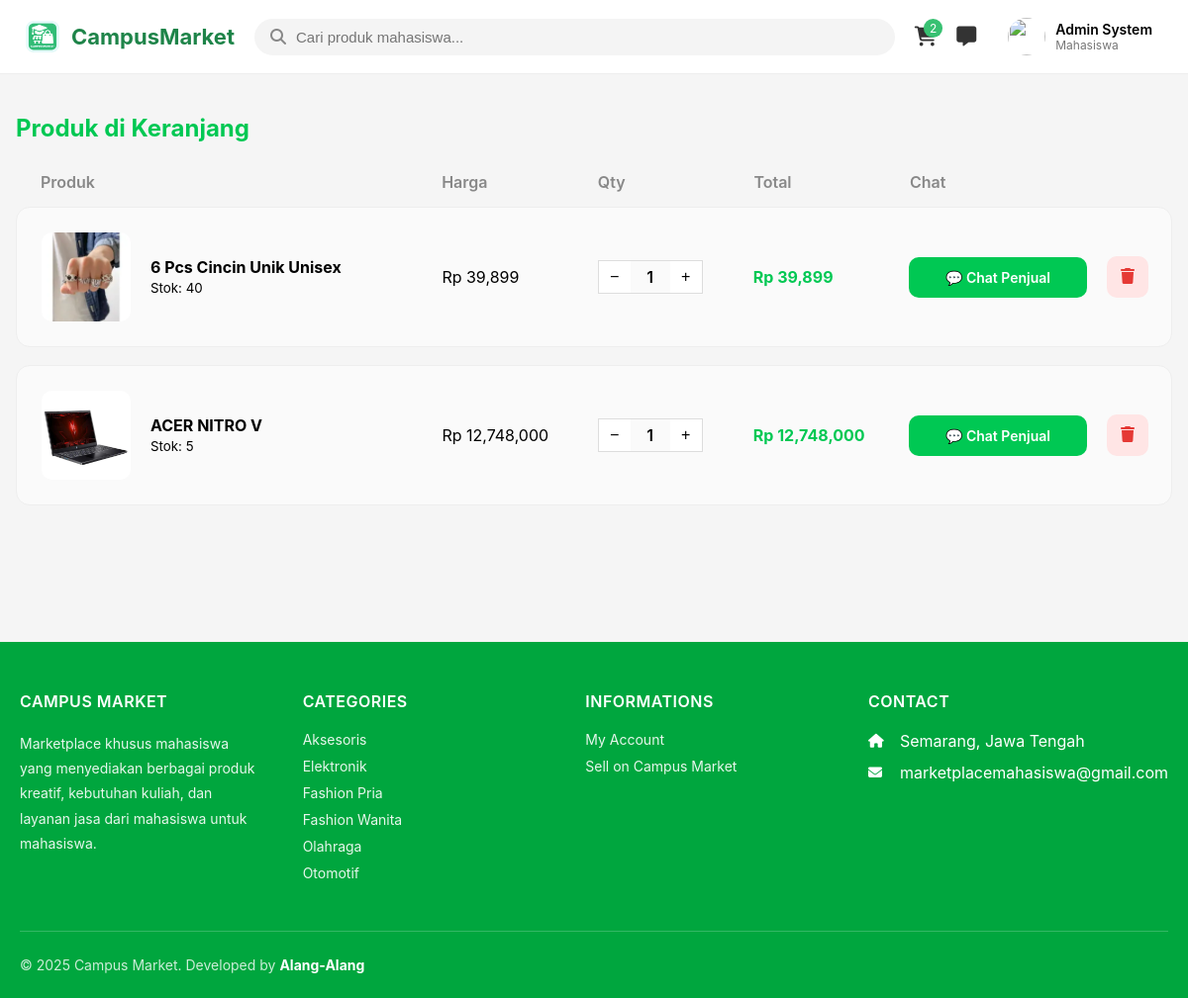
The app's page /public/cart/cart.php (signed in) with its own data.
### tables this page shows
CREATE TABLE `accounts` (
  `id` int(11) NOT NULL,
  `name` varchar(100) NOT NULL,
  `username` varchar(100) NOT NULL,
  `email` varchar(255) NOT NULL,
  `phone` varchar(20) NOT NULL,
  `role` enum('admin','seller','buyer') NOT NULL DEFAULT 'buyer',
  `password` varchar(255) NOT NULL,
  `city` varchar(100) DEFAULT NULL,
  `address` text DEFAULT NULL,
  `profile_picture` varchar(255) DEFAULT NULL,
  `created_at` timestamp NOT NULL DEFAULT current_timestamp(),
  `otp_code` varchar(6) NOT NULL,
  `otp_expired` datetime NOT NULL,
  `description` text DEFAULT NULL
);

CREATE TABLE `wishes` (
  `id` int(11) NOT NULL,
  `user_id` int(11) NOT NULL,
  `product_id` int(11) NOT NULL,
  `quantity` int(11) NOT NULL DEFAULT 1,
  `created_at` timestamp NOT NULL DEFAULT current_timestamp()
);

CREATE TABLE `products` (
  `id` int(11) NOT NULL,
  `seller_id` int(11) NOT NULL,
  `category_id` int(11) DEFAULT NULL,
  `name` varchar(255) NOT NULL,
  `slug` varchar(255) NOT NULL,
  `price` decimal(15,2) NOT NULL,
  `stock` int(11) NOT NULL DEFAULT 0,
  `description` text DEFAULT NULL,
  `weight` int(11) DEFAULT NULL,
  `status` enum('active','inactive') NOT NULL DEFAULT 'active',
  `created_at` timestamp NOT NULL DEFAULT current_timestamp(),
  `updated_at` timestamp NOT NULL DEFAULT current_timestamp() ON UPDATE current_timestamp()
);

CREATE TABLE `categories` (
  `id` int(11) NOT NULL,
  `name` varchar(255) NOT NULL,
  `slug` varchar(255) NOT NULL,
  `parent_id` int(11) DEFAULT NULL
);

### public/cart/cart.php (the view, shortened to what this page needs)
<?php
require_once __DIR__ . '/../../includes/config.php';
$user_id = $_SESSION['user_id'];
$stmt = $pdo->prepare("SELECT * FROM accounts WHERE id = ?");
$stmt->execute([$user_id]);
$user = $stmt->fetch();
$profile_pic = "../../assets/img/default-profile.png";
$stmt = $pdo->prepare("
    SELECT
        w.id AS cart_id,
        w.quantity,
        p.id AS product_id,
        p.name,
        p.price,
        p.stock,
        p.seller_id,
        (
            SELECT pi.url
            FROM product_images pi
            WHERE pi.product_id = p.id
            ORDER BY pi.is_primary DESC, pi.id ASC
            LIMIT 1
        ) AS image
    FROM wishes w
    JOIN products p ON p.id = w.product_id
    WHERE w.user_id = ?
");
$stmt->execute([$user_id]);
$carts = $stmt->fetchAll();
$stmt = $pdo->prepare("SELECT COUNT(*) FROM wishes WHERE user_id = ?");
$stmt->execute([$user_id]);
$cart_total = (int)$stmt->fetchColumn();
$logoA = "../assets/images/icontrs.png";
$logoB = "../../assets/images/icontrs.png";
$logo  = file_exists($logoA) ? $logoA : $logoB;
?>
<!DOCTYPE html>
<html lang="id">
<head>
    <link rel="stylesheet" href="../../assets/css/header.css">
    <link rel="stylesheet" href="../../assets/css/footer.css">
    <link rel="stylesheet" href="../../assets/css/cart.css">
    <link rel="stylesheet" href="https://cdnjs.cloudflare.com/ajax/libs/font-awesome/6.5.0/css/all.min.css">
</head>
<body>
    <div class="cm-header">
        <div class="cm-container">
            <a href="../index.php" class="cm-logo">
                <img src="<?= $logo ?>">
                <span>CampusMarket</span>
            </a>
            <div class="cm-search">
                <form>
                    <i class="fas fa-search"></i>
                    <input type="text" placeholder="Cari produk mahasiswa...">
                </form>
            </div>
            <div class="cm-menu-right">
                <a href="../cart/cart.php" class="cm-icon-btn">
                    <i class="fas fa-shopping-cart"></i>
                    <?php if ($cart_total): ?>
                        <span class="cm-badge green"><?= $cart_total ?></span>
                    <?php endif; ?>
                </a>
                <a href="../chat/chat.php" class="cm-icon-btn">
                    <i class="fa-solid fa-message"></i>
                </a>
                <div class="cm-profile" onclick="window.location='../profile/profile.php'">
                    <img src="<?= htmlspecialchars($profile_pic) ?>" class="cm-profile-img">
                    <div class="cm-user-info">
                        <span><?= htmlspecialchars($user['name']) ?></span>
                        <small>Mahasiswa</small>
                    </div>
                </div>
            </div>
        </div>
    </div>
    <div class="cart-container">
        <h2 class="cart-title">Produk di Keranjang</h2>
        <div class="cart-header">
            <div>Produk</div>
            <div>Harga</div>
            <div>Qty</div>
            <div>Total</div>
            <div>Chat</div>
        </div>
        <?php foreach ($carts as $c):
            $subtotal = $c['price'] * $c['quantity'];
            $img = $c['image']
                ? "../../uploads/products/" . $c['image']
                : "../../assets/img/no-image.png";
        ?>
            <div class="cart-item">
                <img src="<?= htmlspecialchars($img) ?>">
                <div>
                    <b><?= htmlspecialchars($c['name']) ?></b><br>
                    <small>Stok: <?= $c['stock'] ?></small>
                </div>
                <div>Rp <?= number_format($c['price']) ?></div>
                <div>
                    <?php if ($c['stock'] <= 0): ?>
                        <span class="out">Kosong</span>
                    <?php else: ?>
                        <form action="cart_update.php" method="post" class="qty-box">
                            <button name="action" value="minus">−</button>
                            <span><?= $c['quantity'] ?></span>
                            <button name="action" value="plus" <?= $c['quantity'] >= $c['stock'] ? 'disabled' : '' ?>>+</button>
                        </form>
                    <?php endif; ?>
                </div>
                <div class="subtotal">
                    Rp <?= number_format($subtotal) ?>
                </div>
                <?php if ($c['seller_id'] != $user_id): ?>
                    <a href="../chat/index.php?user=<?= $c['seller_id'] ?>" class="chat-btn">
                        💬 Chat Penjual
                    </a>
                <?php else: ?>
                    <span class="own-product">Produk Anda</span>
                <?php endif; ?>
                <form action="cart_delete.php" method="post">
                    <div class="delete-wrapper">
                        <button class="delete-btn" title="Hapus dari keranjang">
                            <i class="fa-solid fa-trash"></i>
                        </button>
                    </div>
                </form>
            </div>
        <?php endforeach; ?>
    </div>
    <?php include __DIR__ . '/../components/footer.php'; ?>
</body>
</html>

### public/components/footer.php
<?php
$stmt = $pdo->query("
    SELECT id, name
    FROM categories
    ORDER BY name ASC
    LIMIT 6
");
$footer_categories = $stmt->fetchAll(PDO::FETCH_ASSOC);
?>
<link rel="stylesheet" href="../../assets/css/footer.css">
<footer>
  <div class="container">
    <div class="footer-content">
      <div class="footer-section">
        <h5>Campus Market</h5>
        <p>
          Marketplace khusus mahasiswa yang menyediakan berbagai produk kreatif,
          kebutuhan kuliah, dan layanan jasa dari mahasiswa untuk mahasiswa.
        </p>
      </div>
      <div class="footer-section">
        <h5>Categories</h5>
        <?php if ($footer_categories): ?>
          <?php foreach ($footer_categories as $cat): ?>
            <a href="/marketmm/public/index.php?category=<?= $cat['id'] ?>">
              <?= htmlspecialchars($cat['name']) ?>
            </a>
          <?php endforeach; ?>
        <?php else: ?>
          <p>Tidak ada kategori</p>
        <?php endif; ?>
      </div>
      <div class="footer-section">
        <h5>Informations</h5>
        <a href="/marketmm/public/profile/profile.php">My Account</a>
        <a href="/marketmm/public/seller/register_seller.php">Sell on Campus Market</a>
      </div>
      <div class="footer-section">
        <h5>Contact</h5>
        <div class="contact-item">
          <i class="fas fa-home"></i>
          <span>Semarang, Jawa Tengah</span>
        </div>
        <div class="contact-item">
          <i class="fas fa-envelope"></i>
          <span>marketplacemahasiswa@gmail.com</span>
        </div>
      </div>
    </div>
    <div class="footer-bottom">
      <div class="copyright">
        © <?= date('Y') ?> Campus Market. Developed by <strong>Alang-Alang</strong>
      </div>
    </div>
  </div>
</footer>

### assets/css/header.css (style rules this page uses)
.cm-header { width: 100%; background: #fff; padding: 12px 24px; border-bottom: 1px solid #eee; display: flex; justify-content: center; position: sticky; top: 0; z-index: 999; }
.cm-container { width: 100%; max-width: 1400px; display: flex; align-items: center; justify-content: space-between; gap: 20px; }
.cm-logo { display: flex; align-items: center; gap: 10px; text-decoration: none; }
.cm-logo img { width: 38px; height: 38px; }
.cm-logo span { font-size: 22px; font-weight: 700; color: #1e8449; }
.cm-search { flex: 1; display: flex; justify-content: center; }
.cm-search form { width: 100%; max-width: 650px; background: #f4f4f4; padding: 10px 16px; border-radius: 50px; display: flex; align-items: center; }
.cm-search i { color: #888; margin-right: 10px; }
.cm-search input { width: 100%; background: transparent; border: none; outline: none; font-size: 15px; }
.cm-menu-right { display: flex; align-items: center; gap: 20px; }
.cm-icon-btn { position: relative; color: #333; font-size: 20px; text-decoration: none; }
.cm-badge { position: absolute; top: -6px; right: -6px; background: #ff3838; color: white; padding: 2px 6px; border-radius: 50%; font-size: 12px; }
.cm-badge.green { background: #38c172; }
.cm-profile { display: flex; align-items: center; gap: 10px; padding: 6px 12px; border-radius: 40px; transition: .2s; }
.cm-profile-img { width: 38px; height: 38px; border-radius: 50%; object-fit: cover; }
.cm-user-info { display: flex; flex-direction: column; }
.cm-user-info span { font-size: 14px; font-weight: 600; }
.cm-user-info small { font-size: 12px; color: #777; }

### assets/css/footer.css (style rules this page uses)
* { margin: 0; padding: 0; box-sizing: border-box; }
body { font-family: -apple-system, BlinkMacSystemFont, 'Segoe UI', Roboto, Oxygen, Ubuntu, Cantarell, sans-serif; background: #f5f5f5; min-height: 100vh; }
footer { background: #00a63e; color: #ffffff; padding: 50px 0 0; }
.container { max-width: 1200px; margin: 0 auto; padding: 0 20px; }
.footer-content { display: grid; grid-template-columns: repeat(4, 1fr); gap: 40px; padding-bottom: 40px; border-bottom: 1px solid rgba(255, 255, 255, 0.2); }
.footer-section h5 { color: #fff; font-size: 16px; font-weight: 600; margin-bottom: 20px; text-transform: uppercase; letter-spacing: 0.5px; }
.footer-section p { color: rgba(255, 255, 255, 0.9); line-height: 1.8; font-size: 14px; margin-bottom: 12px; }
.footer-section a { color: rgba(255, 255, 255, 0.9); text-decoration: none; display: block; margin-bottom: 10px; font-size: 14px; transition: color 0.2s; }
.contact-item { display: flex; align-items: center; margin-bottom: 12px; }
.contact-item i { color: #fff; width: 20px; margin-right: 12px; font-size: 14px; }
.footer-bottom { display: flex; justify-content: space-between; align-items: center; padding: 25px 0; }
.copyright { color: rgba(255, 255, 255, 0.8); font-size: 14px; }
.copyright strong { color: #fff; }

### assets/css/cart.css (style rules this page uses)
* { box-sizing: border-box; }
body { margin: 0; background: #f5f7f6; font-family: "Inter", sans-serif; }
.cart-container { max-width: 1200px; margin: 40px auto; padding: 0 16px; padding-bottom: 80px; }
.cart-title { margin-bottom: 30px; color: #00C853; }
.cart-header, .cart-item { display: grid; grid-template-columns: 90px 3fr 1.5fr 1.5fr 1.5fr 180px 40px; align-items: center; gap: 20px; }
.cart-header { padding: 0 25px; color: #888; font-weight: 600; margin-bottom: 15px; }
.cart-item { background: #fafafa; padding: 25px; border-radius: 14px; margin-bottom: 18px; border: 1px solid #eee; }
.cart-item img { width: 90px; height: 90px; object-fit: cover; border-radius: 10px; }
.qty-box { display: flex; align-items: center; border: 1px solid #ddd; width: fit-content; }
.qty-box button { width: 32px; height: 32px; border: none; background: #fff; cursor: pointer; font-size: 16px; }
.qty-box span { width: 40px; text-align: center; font-weight: 600; }
.chat-btn { display: flex; align-items: center; justify-content: center; gap: 6px; width: 100%; padding: 12px 14px; border-radius: 10px; background: #00C853; color: #fff; font-weight: 600; font-size: 14px; text-decoration: none; white-space: nowrap; }
.delete-wrapper { width: 42px; height: 42px; display: flex; align-items: center; justify-content: center; background: #ffe5e5; border-radius: 10px; transition: background 0.2s ease; }
.delete-btn { border: none; background: none; color: #e53935; font-size: 16px; cursor: pointer; }
.subtotal { font-weight: 700; color: #00C853; }

### records on screen
accounts: name "Admin System"
wishes: shows a picture, product.name "6 Pcs Cincin Unik Unisex", product.stock "40", product.price "39,899", quantity "1", subtotal "39,899"
wishes: shows a picture, product.name "ACER NITRO V", product.stock "5", product.price "12,748,000", quantity "1", subtotal "12,748,000"
categories: name "Aksesoris"
categories: name "Elektronik"
categories: name "Fashion Pria"
categories: name "Fashion Wanita"
categories: name "Olahraga"
categories: name "Otomotif"

### other values on screen
$cart_total "2"
